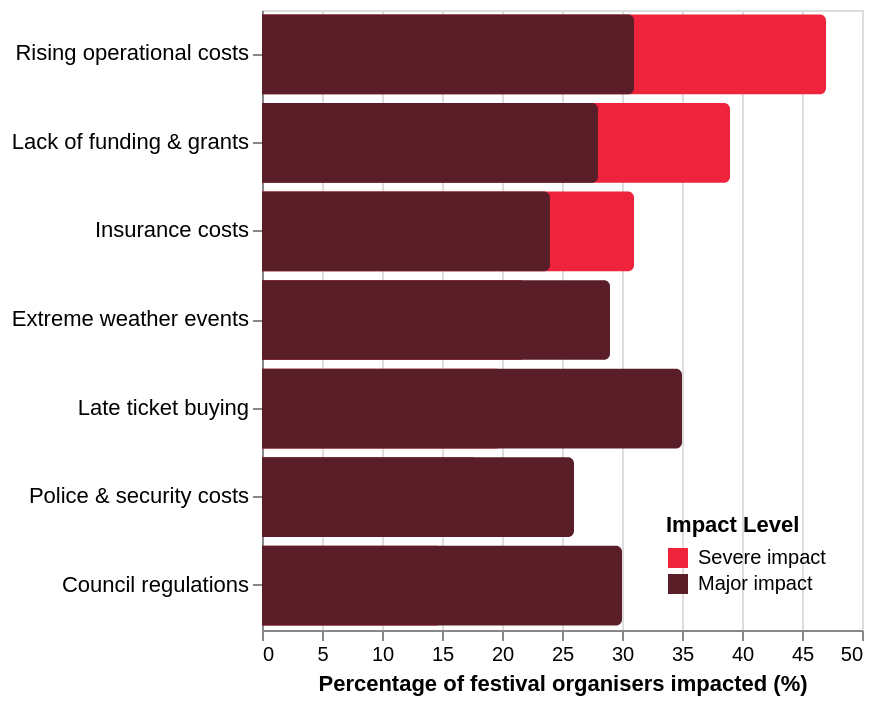

Write a Vega-Lite specification for this figure.
### Vega-Lite specification from a JSON file in a GitHub repository (floating-point values rounded to 4 significant figures)
{"$schema": "https://vega.github.io/schema/vega-lite/v5.json", "description": "Stacked horizontal bar showing severe and major impact of challenges on festival organisers. Slider filters by minimum severe impact. Source: Creative Australia Soundcheck 2024.", "width": "container", "height": 310, "data": {"values": [{"challenge": "Rising operational costs", "severe_pct": 47, "major_pct": 31, "impact_type": "Severe impact", "pct": 47}, {"challenge": "Rising operational costs", "severe_pct": 47, "major_pct": 31, "impact_type": "Major impact", "pct": 31}, {"challenge": "Lack of funding & grants", "severe_pct": 39, "major_pct": 28, "impact_type": "Severe impact", "pct": 39}, {"challenge": "Lack of funding & grants", "severe_pct": 39, "major_pct": 28, "impact_type": "Major impact", "pct": 28}, {"challenge": "Insurance costs", "severe_pct": 31, "major_pct": 24, "impact_type": "Severe impact", "pct": 31}, {"challenge": "Insurance costs", "severe_pct": 31, "major_pct": 24, "impact_type": "Major impact", "pct": 24}, {"challenge": "Extreme weather events", "severe_pct": 22, "major_pct": 29, "impact_type": "Severe impact", "pct": 22}, {"challenge": "Extreme weather events", "severe_pct": 22, "major_pct": 29, "impact_type": "Major impact", "pct": 29}, {"challenge": "Late ticket buying", "severe_pct": 20, "major_pct": 35, "impact_type": "Severe impact", "pct": 20}, {"challenge": "Late ticket buying", "severe_pct": 20, "major_pct": 35, "impact_type": "Major impact", "pct": 35}, {"challenge": "Police & security costs", "severe_pct": 18, "major_pct": 26, "impact_type": "Severe impact", "pct": 18}, {"challenge": "Police & security costs", "severe_pct": 18, "major_pct": 26, "impact_type": "Major impact", "pct": 26}, {"challenge": "Council regulations", "severe_pct": 15, "major_pct": 30, "impact_type": "Severe impact", "pct": 15}, {"challenge": "Council regulations", "severe_pct": 15, "major_pct": 30, "impact_type": "Major impact", "pct": 30}]}, "params": [{"name": "min_sev", "value": 0, "bind": {"input": "range", "min": 0, "max": 50, "step": 1, "name": "Minimum Severe Impact %: "}}], "transform": [{"filter": "datum.severe_pct >= min_sev"}], "mark": {"type": "bar", "cornerRadiusTopRight": 3, "cornerRadiusBottomRight": 3}, "encoding": {"y": {"field": "challenge", "type": "nominal", "sort": {"field": "severe_pct", "order": "descending"}, "axis": {"title": null, "labelFontSize": 11, "labelLimit": 240}}, "x": {"field": "pct", "type": "quantitative", "stack": null, "scale": {"domain": [0, 50]}, "axis": {"title": "Percentage of festival organisers impacted (%)"}}, "color": {"field": "impact_type", "type": "nominal", "scale": {"domain": ["Severe impact", "Major impact"], "range": ["#EF233C", "#5a1e28"]}, "legend": {"title": "Impact Level", "orient": "bottom-right"}}, "detail": {"field": "impact_type"}, "order": {"field": "impact_type", "sort": "descending"}, "tooltip": [{"field": "challenge", "title": "Challenge"}, {"field": "impact_type", "title": "Impact Level"}, {"field": "pct", "title": "Organisers Impacted (%)", "format": ".0f"}]}}
